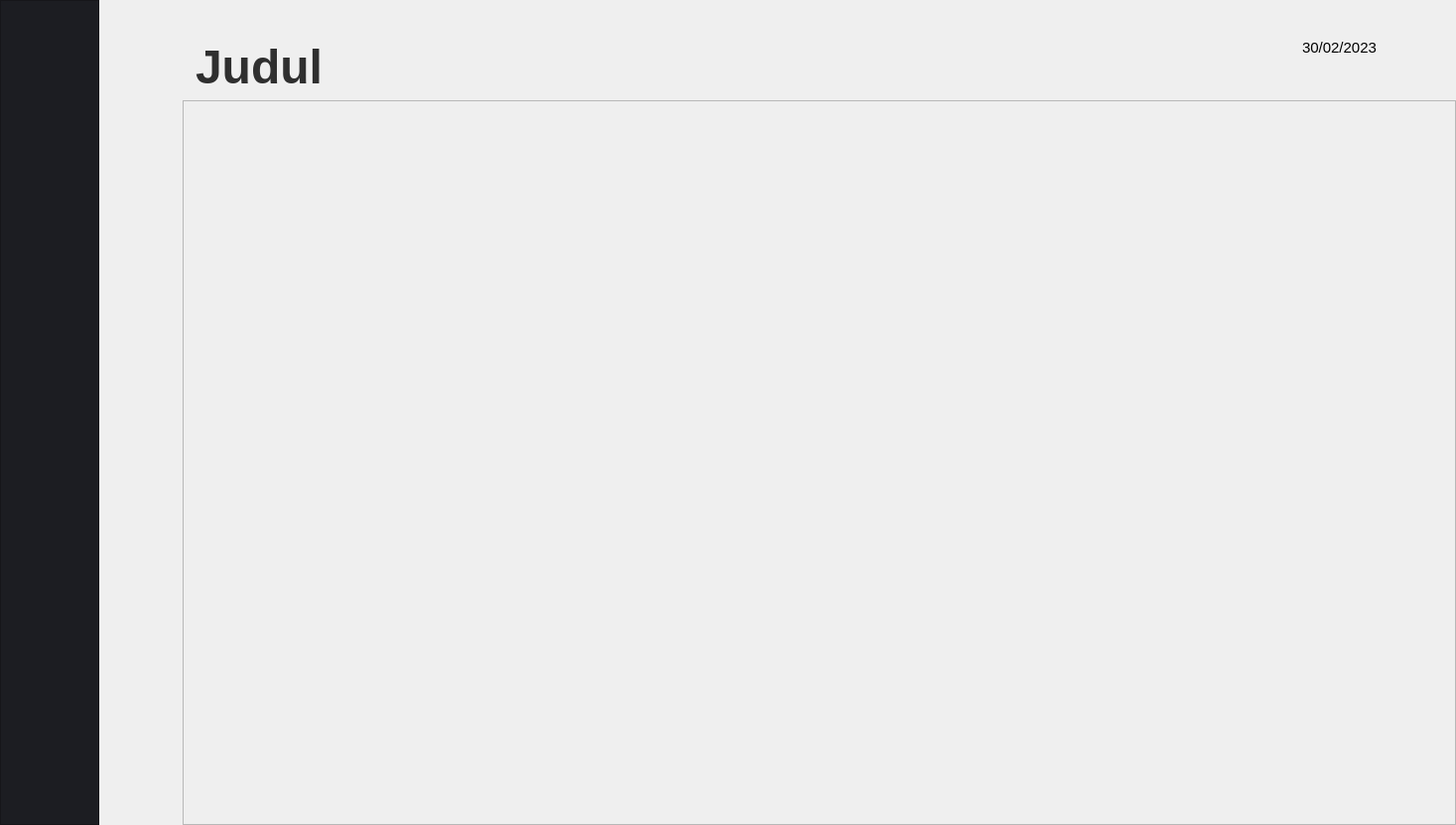
<?xml version="1.0" encoding="UTF-8"?>
<ui version="4.0">
 <class>MainWindow</class>
 <widget class="QMainWindow" name="MainWindow">
  <property name="geometry">
   <rect>
    <x>0</x>
    <y>0</y>
    <width>1467</width>
    <height>831</height>
   </rect>
  </property>
  <property name="windowTitle">
   <string>MainWindow</string>
  </property>
  <property name="autoFillBackground">
   <bool>false</bool>
  </property>
  <widget class="QWidget" name="centralwidget">
   <layout class="QGridLayout" name="gridLayout">
    <property name="leftMargin">
     <number>0</number>
    </property>
    <property name="topMargin">
     <number>0</number>
    </property>
    <property name="rightMargin">
     <number>0</number>
    </property>
    <property name="bottomMargin">
     <number>0</number>
    </property>
    <property name="horizontalSpacing">
     <number>20</number>
    </property>
    <item row="2" column="0" rowspan="2">
     <layout class="QVBoxLayout" name="verticalLayout">
      <item>
       <widget class="QFrame" name="frame">
        <property name="enabled">
         <bool>true</bool>
        </property>
        <property name="minimumSize">
         <size>
          <width>100</width>
          <height>400</height>
         </size>
        </property>
        <property name="maximumSize">
         <size>
          <width>100</width>
          <height>16777215</height>
         </size>
        </property>
        <property name="styleSheet">
         <string notr="true">background-color: rgb(28, 29, 34)</string>
        </property>
        <property name="frameShape">
         <enum>QFrame::StyledPanel</enum>
        </property>
        <property name="frameShadow">
         <enum>QFrame::Raised</enum>
        </property>
        <widget class="QLabel" name="label_2">
         <property name="geometry">
          <rect>
           <x>25</x>
           <y>50</y>
           <width>51</width>
           <height>51</height>
          </rect>
         </property>
         <property name="text">
          <string/>
         </property>
         <property name="pixmap">
          <pixmap resource="tes.qrc">:/newPrefix/Items.png</pixmap>
         </property>
        </widget>
        <widget class="QLabel" name="label">
         <property name="geometry">
          <rect>
           <x>31</x>
           <y>190</y>
           <width>31</width>
           <height>51</height>
          </rect>
         </property>
         <property name="text">
          <string>&lt;html&gt;&lt;head/&gt;&lt;body&gt;&lt;p&gt;&lt;img src=&quot;:/newPrefix/todolist.png&quot;/&gt;&lt;/p&gt;&lt;/body&gt;&lt;/html&gt;</string>
         </property>
        </widget>
        <widget class="QLabel" name="label_5">
         <property name="geometry">
          <rect>
           <x>21</x>
           <y>270</y>
           <width>51</width>
           <height>51</height>
          </rect>
         </property>
         <property name="text">
          <string>&lt;html&gt;&lt;head/&gt;&lt;body&gt;&lt;p&gt;&lt;img src=&quot;:/newPrefix/daily plan.png&quot;/&gt;&lt;/p&gt;&lt;/body&gt;&lt;/html&gt;</string>
         </property>
        </widget>
        <widget class="QLabel" name="label_4">
         <property name="geometry">
          <rect>
           <x>22</x>
           <y>350</y>
           <width>51</width>
           <height>51</height>
          </rect>
         </property>
         <property name="text">
          <string>&lt;html&gt;&lt;head/&gt;&lt;body&gt;&lt;p&gt;&lt;img src=&quot;:/newPrefix/target.png&quot;/&gt;&lt;/p&gt;&lt;/body&gt;&lt;/html&gt;</string>
         </property>
        </widget>
        <widget class="QLabel" name="label_8">
         <property name="geometry">
          <rect>
           <x>21</x>
           <y>440</y>
           <width>51</width>
           <height>41</height>
          </rect>
         </property>
         <property name="text">
          <string>&lt;html&gt;&lt;head/&gt;&lt;body&gt;&lt;p&gt;&lt;img src=&quot;:/newPrefix/gratitude.png&quot;/&gt;&lt;/p&gt;&lt;/body&gt;&lt;/html&gt;</string>
         </property>
        </widget>
        <widget class="QLabel" name="label_6">
         <property name="geometry">
          <rect>
           <x>30</x>
           <y>510</y>
           <width>41</width>
           <height>71</height>
          </rect>
         </property>
         <property name="text">
          <string>&lt;html&gt;&lt;head/&gt;&lt;body&gt;&lt;p&gt;&lt;img src=&quot;:/newPrefix/article.png&quot;/&gt;&lt;/p&gt;&lt;/body&gt;&lt;/html&gt;</string>
         </property>
        </widget>
        <widget class="QLabel" name="label_7">
         <property name="geometry">
          <rect>
           <x>40</x>
           <y>730</y>
           <width>31</width>
           <height>31</height>
          </rect>
         </property>
         <property name="text">
          <string>&lt;html&gt;&lt;head/&gt;&lt;body&gt;&lt;p&gt;&lt;img src=&quot;:/newPrefix/Icon.png&quot;/&gt;&lt;/p&gt;&lt;/body&gt;&lt;/html&gt;</string>
         </property>
        </widget>
       </widget>
      </item>
     </layout>
    </item>
    <item row="2" column="1">
     <layout class="QHBoxLayout" name="horizontalLayout_2">
      <item alignment="Qt::AlignTop">
       <widget class="QPushButton" name="pushButton">
        <property name="maximumSize">
         <size>
          <width>50</width>
          <height>16777215</height>
         </size>
        </property>
        <property name="autoFillBackground">
         <bool>false</bool>
        </property>
        <property name="styleSheet">
         <string notr="true">margin-top: 50px; margin-left: 10px</string>
        </property>
        <property name="text">
         <string/>
        </property>
        <property name="icon">
         <iconset resource="tes.qrc">
          <normaloff>:/newPrefix/Back.png</normaloff>:/newPrefix/Back.png</iconset>
        </property>
        <property name="iconSize">
         <size>
          <width>47</width>
          <height>49</height>
         </size>
        </property>
        <property name="autoDefault">
         <bool>false</bool>
        </property>
        <property name="default">
         <bool>false</bool>
        </property>
        <property name="flat">
         <bool>true</bool>
        </property>
       </widget>
      </item>
     </layout>
    </item>
    <item row="2" column="2">
     <layout class="QVBoxLayout" name="verticalLayout_6">
      <item>
       <layout class="QHBoxLayout" name="horizontalLayout_4">
        <item>
         <widget class="QLabel" name="label_9">
          <property name="font">
           <font>
            <pointsize>36</pointsize>
            <weight>75</weight>
            <bold>true</bold>
           </font>
          </property>
          <property name="styleSheet">
           <string notr="true">margin-top: 40px; color : #2F2F2F;</string>
          </property>
          <property name="text">
           <string>&lt;html&gt;&lt;head/&gt;&lt;body&gt;&lt;p&gt;Judul&lt;/p&gt;&lt;/body&gt;&lt;/html&gt;</string>
          </property>
          <property name="alignment">
           <set>Qt::AlignLeading|Qt::AlignLeft|Qt::AlignVCenter</set>
          </property>
         </widget>
        </item>
        <item>
         <spacer name="horizontalSpacer">
          <property name="orientation">
           <enum>Qt::Horizontal</enum>
          </property>
          <property name="sizeHint" stdset="0">
           <size>
            <width>40</width>
            <height>20</height>
           </size>
          </property>
         </spacer>
        </item>
        <item>
         <widget class="QLabel" name="label_3">
          <property name="font">
           <font>
            <pointsize>11</pointsize>
           </font>
          </property>
          <property name="text">
           <string>30/02/2023</string>
          </property>
         </widget>
        </item>
        <item>
         <widget class="QPushButton" name="pushButton_3">
          <property name="text">
           <string/>
          </property>
          <property name="icon">
           <iconset resource="tes.qrc">
            <normaloff>:/newPrefix/Date_range_light.png</normaloff>:/newPrefix/Date_range_light.png</iconset>
          </property>
          <property name="iconSize">
           <size>
            <width>60</width>
            <height>60</height>
           </size>
          </property>
          <property name="flat">
           <bool>true</bool>
          </property>
         </widget>
        </item>
        <item>
         <widget class="QPushButton" name="pushButton_2">
          <property name="text">
           <string/>
          </property>
          <property name="icon">
           <iconset resource="tes.qrc">
            <normaloff>:/newPrefix/Edit_duotone_line.png</normaloff>:/newPrefix/Edit_duotone_line.png</iconset>
          </property>
          <property name="iconSize">
           <size>
            <width>60</width>
            <height>60</height>
           </size>
          </property>
          <property name="flat">
           <bool>true</bool>
          </property>
         </widget>
        </item>
       </layout>
      </item>
     </layout>
    </item>
    <item row="3" column="2">
     <widget class="QScrollArea" name="scrollArea">
      <property name="widgetResizable">
       <bool>true</bool>
      </property>
      <widget class="QWidget" name="scrollAreaWidgetContents">
       <property name="geometry">
        <rect>
         <x>0</x>
         <y>0</y>
         <width>1271</width>
         <height>706</height>
        </rect>
       </property>
      </widget>
     </widget>
    </item>
   </layout>
  </widget>
 </widget>
 <resources>
  <include location="tes.qrc"/>
  <include location="../AppData/Downloads/tes.qrc"/>
 </resources>
 <connections/>
</ui>
